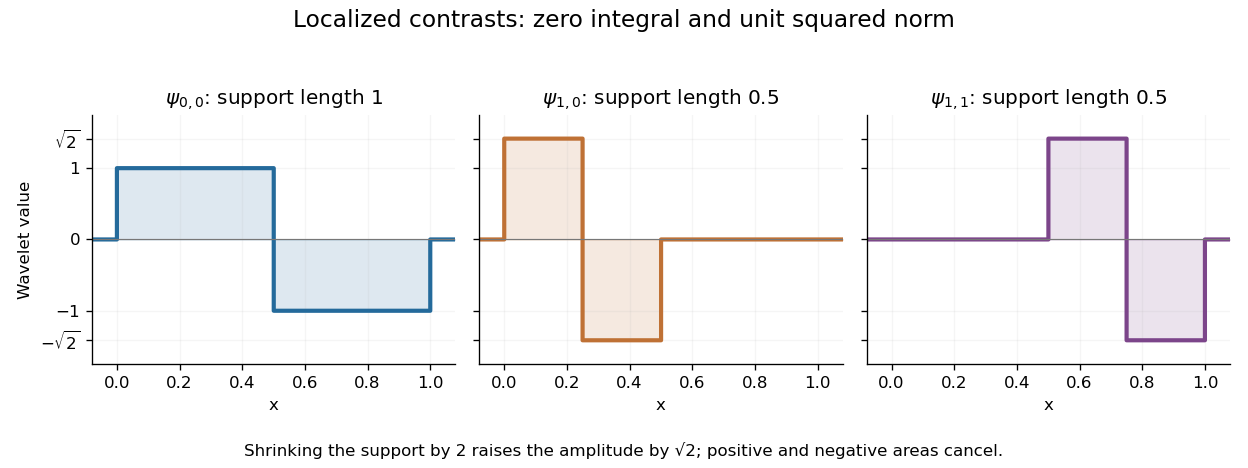

Write the Python code that produced this figure.
"""Three original normalized Haar contrasts; write an opaque PNG to CWD."""
from pathlib import Path

import matplotlib.pyplot as plt
import numpy as np


def haar(x, j=0, k=0):
    z = 2**j*x-k
    positive = ((z >= 0) & (z < .5)).astype(float)
    negative = ((z >= .5) & (z < 1)).astype(float)
    return 2**(j/2) * (positive-negative)


def main():
    x = np.linspace(-.08, 1.08, 2321)
    fig, axes = plt.subplots(1, 3, figsize=(10.4, 3.9), dpi=120, sharey=True)
    fig.patch.set_facecolor("white")
    specs = [(0, 0, "#246a9b"), (1, 0, "#bf7135"), (1, 1, "#7c458a")]
    for ax, (j, k, color) in zip(axes, specs):
        y = haar(x, j, k)
        ax.plot(x, y, drawstyle="steps-post", color=color, lw=2.5)
        ax.fill_between(x, 0, y, step="post", color=color, alpha=.15)
        ax.axhline(0, color="#777777", lw=.7)
        title = rf"$\psi_{{{j},{k}}}$: support length " + f"{2**(-j):g}"
        ax.set(xlim=(-.08, 1.08), ylim=(-1.75, 1.75),
               xlabel="x", title=title)
        ax.set_yticks([-np.sqrt(2), -1, 0, 1, np.sqrt(2)],
                      [r"$-\sqrt{2}$", "−1", "0", "1", r"$\sqrt{2}$"])
        ax.spines[["top", "right"]].set_visible(False)
        ax.set_facecolor("white")
        ax.grid(alpha=.12)
    axes[0].set_ylabel("Wavelet value")
    fig.suptitle("Localized contrasts: zero integral and unit squared norm",
                 fontsize=14)
    fig.text(.5, .025,
             "Shrinking the support by 2 raises the amplitude by √2; positive and negative areas cancel.",
             ha="center", fontsize=10)
    fig.tight_layout(rect=(0, .08, 1, .94))
    fig.savefig(Path.cwd() / Path(__file__).with_suffix(".png").name,
                facecolor="white", transparent=False)
    plt.close(fig)


if __name__ == "__main__":
    main()
